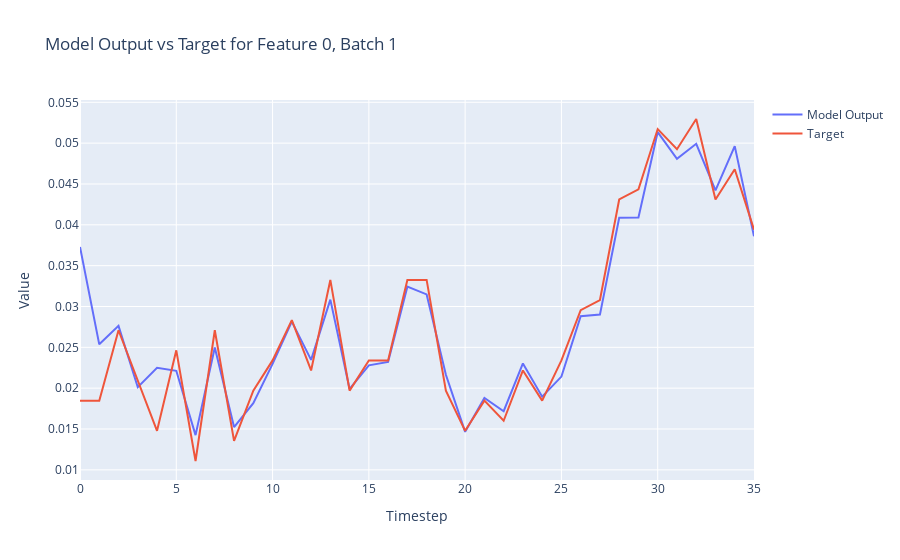

Notebook cell for this chart:
### Markdown cell above
Let's do some basic comparisons between our modelled and observed.

### Code cell
import plotly.graph_objects as go

def plot_model_output_vs_target(model_outputs, targets, batch_index=0, feature_index=0):
    # Extract the specified feature for the given batch from both the model outputs and targets
    model_output_series = model_outputs[batch_index, :, feature_index].detach().numpy()
    target_series = targets[batch_index, :, feature_index].numpy()
    
    # Create a range for the x-axis (timesteps)
    timesteps = list(range(model_output_series.shape[0]))
    
    # Create traces
    model_trace = go.Scatter(x=timesteps, y=model_output_series, mode='lines', name='Model Output')
    target_trace = go.Scatter(x=timesteps, y=target_series, mode='lines', name='Target')
    
    # Create the figure and add traces
    fig = go.Figure()
    fig.add_trace(model_trace)
    fig.add_trace(target_trace)
    
    # Add title and labels
    fig.update_layout(title=f'Model Output vs Target for Feature {feature_index}, Batch {batch_index}',
                      xaxis_title='Timestep',
                      yaxis_title='Value')
    
    # Show the figure
    fig.show()

# Assuming `y` and `Y` are your model outputs and targets, respectively
# Adjust batch_index and feature_index as needed
plot_model_output_vs_target(outputs.to("cpu"), Y.to("cpu"), batch_index=1, feature_index=0)

### Figure 1 — Plotly figure (JSON) as saved in the notebook; plotly's stock layout.template omitted (floating-point values rounded to 4 significant figures)
{"data": [{"mode": "lines", "name": "Model Output", "type": "scatter", "x": [0, 1, 2, 3, 4, 5, 6, 7, 8, 9, 10, 11, 12, 13, 14, 15, 16, 17, 18, 19, 20, 21, 22, 23, 24, 25, 26, 27, 28, 29, 30, 31, 32, 33, 34, 35], "y": [0.0373, 0.02537, 0.02763, 0.02012, 0.02251, 0.02213, 0.01425, 0.02497, 0.01524, 0.01816, 0.02297, 0.02815, 0.02346, 0.03084, 0.0199, 0.0228, 0.02321, 0.03243, 0.03148, 0.02164, 0.01465, 0.0188, 0.01718, 0.02303, 0.01896, 0.02142, 0.02881, 0.02901, 0.04087, 0.04089, 0.05135, 0.04807, 0.04992, 0.04421, 0.04964, 0.03859]}, {"mode": "lines", "name": "Target", "type": "scatter", "x": [0, 1, 2, 3, 4, 5, 6, 7, 8, 9, 10, 11, 12, 13, 14, 15, 16, 17, 18, 19, 20, 21, 22, 23, 24, 25, 26, 27, 28, 29, 30, 31, 32, 33, 34, 35], "y": [0.01847, 0.01847, 0.02709, 0.02094, 0.01478, 0.02463, 0.01108, 0.02709, 0.01355, 0.0197, 0.0234, 0.02833, 0.02217, 0.03325, 0.0197, 0.0234, 0.0234, 0.03325, 0.03325, 0.0197, 0.01478, 0.01847, 0.01601, 0.02217, 0.01847, 0.0234, 0.02956, 0.03079, 0.0431, 0.04433, 0.05172, 0.04926, 0.05296, 0.0431, 0.0468, 0.03941]}], "layout": {"title": {"text": "Model Output vs Target for Feature 0, Batch 1"}, "xaxis": {"title": {"text": "Timestep"}}, "yaxis": {"title": {"text": "Value"}}}}
